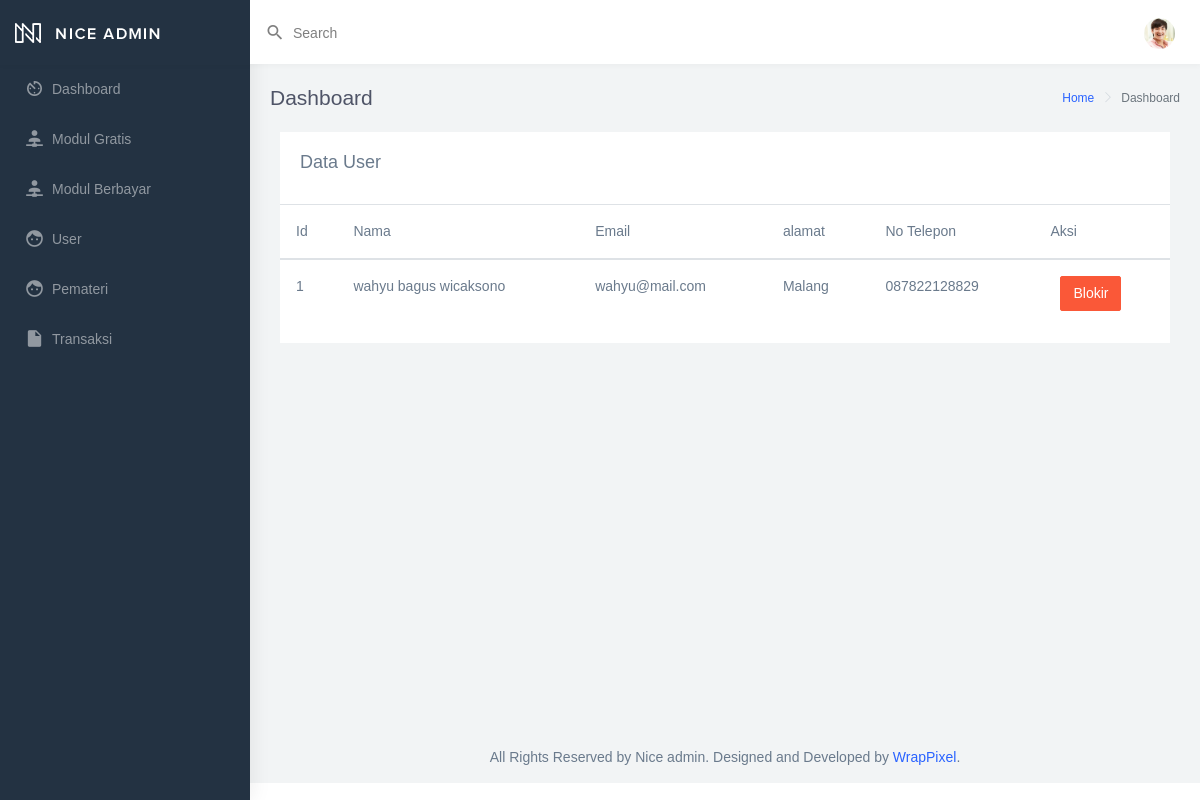
Before: /index.php/siswa with the older database file.
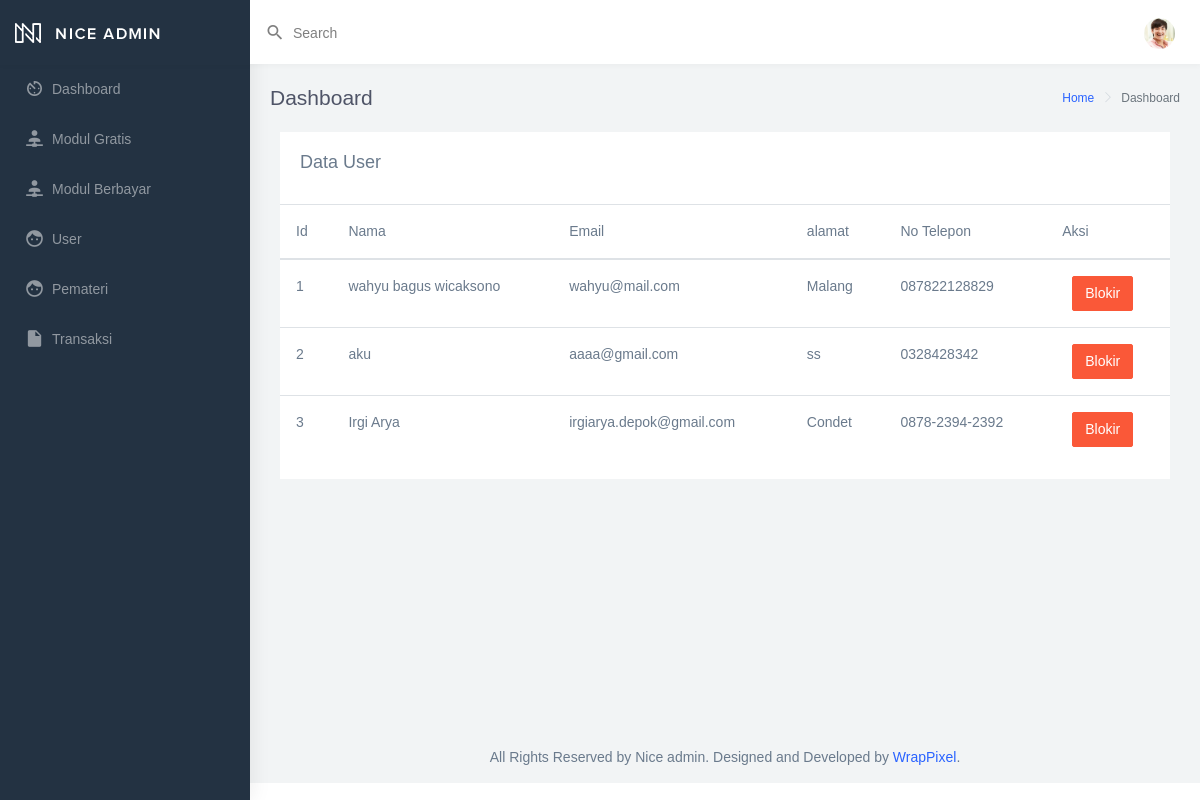
After: the same page with the newer database file.
### tables this page shows
CREATE TABLE `user` (
  `id_user` int(11) NOT NULL,
  `username` varchar(255) NOT NULL,
  `password` varchar(255) NOT NULL,
  `email` varchar(255) NOT NULL,
  `nama` varchar(255) NOT NULL,
  `alamat` text NOT NULL,
  `notelp` varchar(255) NOT NULL,
  `id_mapel` int(11) DEFAULT NULL,
  `id_level` int(11) NOT NULL
);

### application/controllers/Siswa.php (called while the page is built, shortened)
<?php
class Siswa extends CI_Controller {
	public function __construct()
	{
		$this->load->model('admin/m_siswa', 'siswa');
	}
	public function index()
	{
		$data['dataSiswa'] = $this->siswa->getsiswa();
		$data['content'] = 'admin/v_siswa';
		$this->load->view('admin/template', $data);
	}
}

### index.php (called while the page is built, shortened)
<?php
require_once BASEPATH.'core/CodeIgniter.php';

### application/models/admin/m_siswa.php (called while the page is built, shortened)
<?php
class m_siswa extends CI_Model {
	 public function getsiswa()
    {
        return $this->db->join('level', 'level.id_level=user.id_level')
       					 ->where('nama_level', 'user')->get('user')->result();
    }
}

### application/views/admin/v_siswa.php (the view, shortened to what this page needs)
<!DOCTYPE html>
<html lang="en">
<head>
</head>
<body>
	<div class="col-12">
		<div class="card">
			<div class="card-body">
				<h4 class="card-title">Data User
				</h4>
			</div>
			<div class="table-responsive">
				<table class="table table-hover">
					<thead>
						<tr>
							<th scope="col">Id</th>
							<th scope="col">Nama</th>
							<th scope="col">Email</th>
							<th scope="col">alamat</th>
							<th scope="col">No Telepon</th>
							<th scope="col">Aksi</th>
						</tr>
					</thead>
					<tbody>
						<?php
						$no = 0;
						foreach ($dataSiswa as $data) {
							$no++;
							echo '
						<tr>
						<th scope="row">' . $no . '</th>
						<td>' . $data->nama . '</td>
						<td>' . $data->email . '</td>
						<td>' . $data->alamat . '</td>
						<td>' . $data->notelp . '</td>
						<td><a style="margin-left:10px" href=' . base_url('Siswa/delete/' . $data->id_user) . ' class="btn btn-danger" onclick="return confirm(\'Anda Yakin ?\')">Blokir</a></td>
						</tr>
					';
						}
						?>
					</tbody>
				</table>
			</div>
		</div>
	</div>

### application/views/admin/template.php (shortened to what this page needs)
<!DOCTYPE html>
<html dir="ltr" lang="en">
<head>
	<link href="<?= base_url() ?>assets/assets/libs/chartist/dist/chartist.min.css" rel="stylesheet">
	<link href="<?= base_url() ?>assets/dist/css/style.min.css" rel="stylesheet">
</head>
<body>
	<div id="main-wrapper" data-navbarbg="skin6" data-theme="light" data-layout="vertical" data-sidebartype="full" data-boxed-layout="full">
		<header class="topbar" data-navbarbg="skin6">
			<nav class="navbar top-navbar navbar-expand-md navbar-light">
				<div class="navbar-header" data-logobg="skin5">
					<div class="navbar-brand">
						<a href="index.html" class="logo">
							<b class="logo-icon">
								<img src="<?= base_url() ?>assets/assets/images/logo-light-icon.png" alt="homepage" class="light-logo" />
							</b>
							<span class="logo-text">
								<img src="<?= base_url() ?>assets/assets/images/logo-light-text.png" class="light-logo" alt="homepage" />
							</span>
						</a>
					</div>
				</div>
				<div class="navbar-collapse collapse" id="navbarSupportedContent" data-navbarbg="skin6">
					<ul class="navbar-nav float-left mr-auto">
						<li class="nav-item search-box">
							<a class="nav-link waves-effect waves-dark" href="javascript:void(0)">
								<div class="d-flex align-items-center">
									<i class="mdi mdi-magnify font-20 mr-1"></i>
									<div class="ml-1 d-none d-sm-block">
										<span>Search</span>
									</div>
								</div>
							</a>
						</li>
					</ul>
					<ul class="navbar-nav float-right">
						<li class="nav-item dropdown">
							<a class="nav-link dropdown-toggle text-muted waves-effect waves-dark pro-pic" href="" data-toggle="dropdown" aria-haspopup="true" aria-expanded="false"><img src="<?= base_url() ?>assets/assets/images/users/1.jpg" alt="user" class="rounded-circle" width="31"></a>
						</li>
					</ul>
				</div>
			</nav>
		</header>
		<aside class="left-sidebar" data-sidebarbg="skin5">
			<div class="scroll-sidebar">
				<nav class="sidebar-nav">
					<ul id="sidebarnav">
						<li class="sidebar-item">
							<a class="sidebar-link waves-effect waves-dark sidebar-link" href="<?= base_url()?>DashboardAdmin" aria-expanded="false">
								<i class="mdi mdi-av-timer"></i>
								<span class="hide-menu">Dashboard</span>
							</a>
						</li>
						<li class="sidebar-item">
							<a class="sidebar-link waves-effect waves-dark sidebar-link" href="<?= base_url() ?>ModulController" aria-expanded="false">
								<i class="mdi mdi-account-network"></i>
								<span class="hide-menu">Modul Gratis</span>
							</a>
						</li>
						<li class="sidebar-item">
							<a class="sidebar-link waves-effect waves-dark sidebar-link" href="<?= base_url() ?>DashboardAdmin/modul_berbayar" aria-expanded="false">
								<i class="mdi mdi-account-network"></i>
								<span class="hide-menu">Modul Berbayar</span>
							</a>
						</li>
						<li class="sidebar-item">
							<a class="sidebar-link waves-effect waves-dark sidebar-link" href="<?= base_url() ?>Siswa" aria-expanded="false">
								<i class="mdi mdi-face"></i>
								<span class="hide-menu">User</span>
							</a>
						</li>
						<li class="sidebar-item">
							<a class="sidebar-link waves-effect waves-dark sidebar-link" href="<?= base_url()?>guru" aria-expanded="false">
								<i class="mdi mdi-face"></i>
								<span class="hide-menu">Pemateri</span>
							</a>
						</li>
						<li class="sidebar-item">
							<a class="sidebar-link waves-effect waves-dark sidebar-link" href="<?= base_url()?>adminTransaksi" aria-expanded="false">
								<i class="mdi mdi-file"></i>
								<span class="hide-menu">Transaksi</span>
							</a>
						</li>
					</ul>
				</nav>
			</div>
		</aside>
		<div class="page-wrapper">
			<div class="page-breadcrumb">
				<div class="row">
					<div class="col-5 align-self-center">
						<h4 class="page-title">Dashboard</h4>
					</div>
					<div class="col-7 align-self-center">
						<div class="d-flex align-items-center justify-content-end">
							<nav aria-label="breadcrumb">
								<ol class="breadcrumb">
									<li class="breadcrumb-item">
										<a href="#">Home</a>
									</li>
									<li class="breadcrumb-item active" aria-current="page">Dashboard</li>
								</ol>
							</nav>
						</div>
					</div>
				</div>
			</div>
			<div class="container-fluid">
				<?php
				$this->load->view($content);
				?>
			</div>
			<footer class="footer text-center">
				All Rights Reserved by Nice admin. Designed and Developed by
				<a href="https://wrappixel.com">WrapPixel</a>.
			</footer>
		</div>
	</div>
</body>
</html>

Changed rows visible on the page:
added user: nama "aku", email "aaaa@gmail.com", alamat "ss", notelp "0328428342"
added user: nama "Irgi Arya", email "irgiarya.depok@gmail.com", alamat "Condet", notelp "0878-2394-2392"
